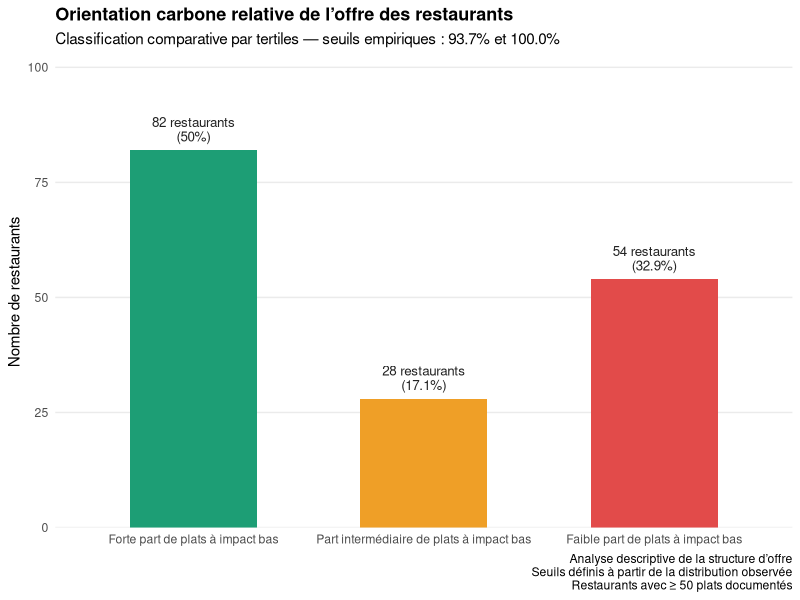
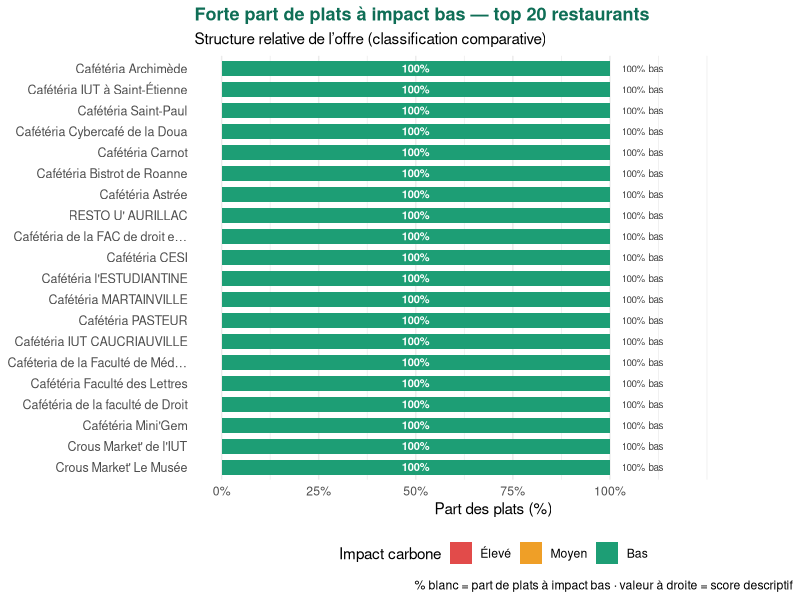
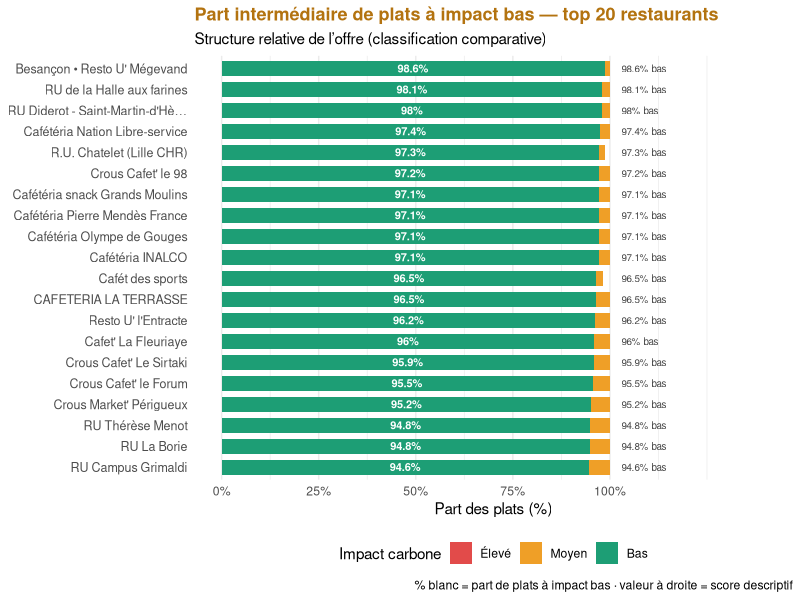
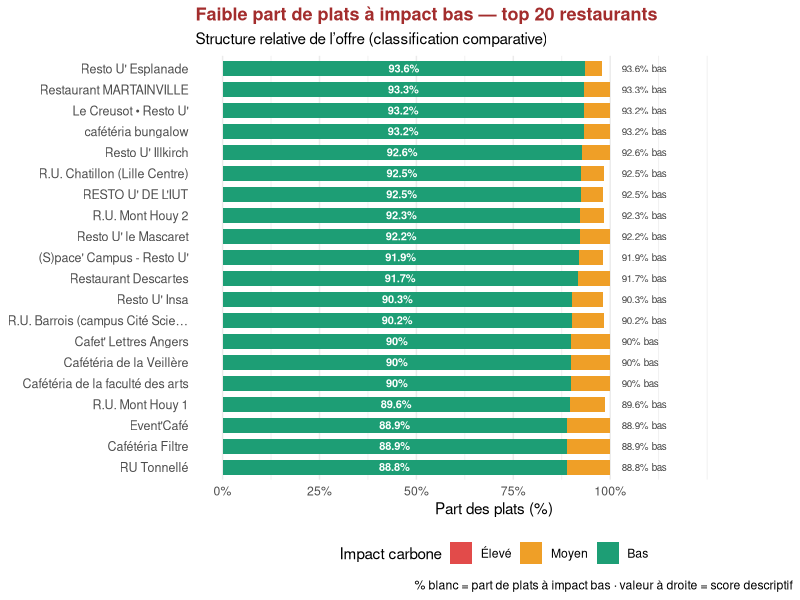

These charts were generated, in order, by the following R code:
## ---- chunk 1
library(tidyverse)
library(ggplot2)
library(lubridate)
library(scales)

# ── Menus
menus <- read_csv("menus_complets_enrichis.csv", show_col_types = FALSE) |>
  mutate(date = as.Date(date, format = "%d/%m/%Y"))

# Vérification rapide
message("Plage dates menus : ", min(menus$date, na.rm=TRUE), " → ", max(menus$date, na.rm=TRUE))
message("Lignes : ", nrow(menus))

# ── Restaurants (jointure
restos <- read_csv("liste_restaurants.csv",
                   show_col_types = FALSE) |>
  select(code, nom, region.libelle) |>
  mutate(
    nom_court = if_else(nchar(nom) > 32,
                         paste0(substr(nom, 1, 30), "…"), nom)
  )

# Fonction utilitaire : join rapide sur menus
join_restos <- function(df) {
  df |> left_join(restos, by = c("restaurant_id" = "code")) |>
    mutate(nom_court = coalesce(nom_court,
                                 paste0("ID ", restaurant_id)))
}
## ---- chunk 2
# Q14 — Structure relative de l’offre selon l’impact carbone des plats
# Classification comparative par tertiles
# Nécessite le bloc INIT exécuté avant

# ── Étape 0 : diagnostic de la distribution réelle
menus |>
  filter(!is.na(impact_carbone)) |>
  count(impact_carbone) |>
  mutate(pct = round(n / sum(n) * 100, 1)) |>
  print()

# ── Étape 1 : calcul de la structure d’offre par restaurant
eco_base <- menus |>
  filter(!is.na(impact_carbone)) |>
  group_by(restaurant_id) |>
  summarise(
    total       = n(),
    n_bas       = sum(impact_carbone == "Bas"),
    n_moyen     = sum(impact_carbone == "Moyen"),
    n_eleve     = sum(impact_carbone == "Élevé"),
    pct_bas     = n_bas   / total * 100,
    pct_moyen   = n_moyen / total * 100,
    pct_eleve   = n_eleve / total * 100,
    .groups     = "drop"
  ) |>
  filter(total >= 50)

# ── Étape 2 : seuils dynamiques (tertiles empiriques)
seuil_bas  <- quantile(eco_base$pct_bas, 0.33)
seuil_haut <- quantile(eco_base$pct_bas, 0.67)

message(sprintf(
  "Seuils empiriques (tertiles) : Faible < %.1f%% · Intermédiaire %.1f–%.1f%% · Forte ≥ %.1f%%",
  seuil_bas, seuil_bas, seuil_haut, seuil_haut
))

# ── Étape 3 : classification descriptive (non normative)
eco_score <- eco_base |>
  mutate(
    profil = case_when(
      pct_bas >= seuil_haut ~ "Forte part de plats à impact bas",
      pct_bas >= seuil_bas  ~ "Part intermédiaire de plats à impact bas",
      TRUE                  ~ "Faible part de plats à impact bas"
    ),
    profil = factor(
      profil,
      levels = c(
        "Forte part de plats à impact bas",
        "Part intermédiaire de plats à impact bas",
        "Faible part de plats à impact bas"
      )
    )
  ) |>
  join_restos()

# Vérification
message("Répartition des profils descriptifs :")
eco_score |> count(profil) |> print()

# ── Graphe 1 : vue macro
resume_profil <- eco_score |>
  count(profil) |>
  mutate(
    pct   = n / sum(n) * 100,
    label = paste0(n, " restaurants\n(", round(pct, 1), "%)")
  )

p_macro <- ggplot(resume_profil,
                  aes(x = profil, y = n, fill = profil)) +
  geom_col(width = 0.55, show.legend = FALSE) +
  geom_text(aes(label = label),
            vjust = -0.35, size = 3.4,
            lineheight = 0.9, colour = "#222") +
  scale_fill_manual(values = c(
    "Forte part de plats à impact bas"        = "#1D9E75",
    "Part intermédiaire de plats à impact bas"= "#EF9F27",
    "Faible part de plats à impact bas"       = "#E24B4A"
  )) +
  scale_y_continuous(expand = expansion(mult = c(0, 0.25))) +
  labs(
    title    = "Orientation carbone relative de l’offre des restaurants",
    subtitle = sprintf(
      "Classification comparative par tertiles — seuils empiriques : %.1f%% et %.1f%%",
      seuil_bas, seuil_haut
    ),
    x = NULL,
    y = "Nombre de restaurants",
    caption =
      "Analyse descriptive de la structure d’offre\nSeuils définis à partir de la distribution observée\nRestaurants avec ≥ 50 plats documentés"
  ) +
  theme_minimal(base_size = 11) +
  theme(
    plot.title         = element_text(size = 13, face = "bold"),
    panel.grid.major.x = element_blank(),
    panel.grid.minor   = element_blank()
  )

print(p_macro)

# ── Fonction commune pour les graphes détaillés
make_profil_plot <- function(profil_cible, couleur_titre, n_top = 20) {

  df <- eco_score |>
    filter(profil == profil_cible) |>
    slice_max(pct_bas, n = n_top, with_ties = FALSE) |>
    arrange(pct_bas) |>
    mutate(nom_court = factor(nom_court, levels = nom_court))

  if (nrow(df) == 0) return(NULL)

  n_affiche <- nrow(df)

  df_long <- df |>
    pivot_longer(c(pct_bas, pct_moyen, pct_eleve),
                 names_to  = "impact",
                 values_to = "pct") |>
    mutate(
      impact = factor(
        impact,
        levels = c("pct_eleve", "pct_moyen", "pct_bas"),
        labels = c("Élevé", "Moyen", "Bas")
      )
    )

  ggplot(df_long, aes(x = nom_court, y = pct, fill = impact)) +
    geom_col(width = 0.72) +
    geom_text(
      data = df,
      aes(x = nom_court, y = pct_bas / 2,
          label = paste0(round(pct_bas, 1), "%")),
      colour = "white", size = 2.8, fontface = "bold",
      inherit.aes = FALSE
    ) +
    geom_text(
      data = df,
      aes(x = nom_court, y = 103,
          label = paste0(round(pct_bas, 1), "% bas")),
      size = 2.5, hjust = 0, colour = "#444",
      inherit.aes = FALSE
    ) +
    scale_fill_manual(
      values = c("Bas" = "#1D9E75",
                 "Moyen" = "#EF9F27",
                 "Élevé" = "#E24B4A"),
      name = "Impact carbone"
    ) +
    scale_y_continuous(
      breaks = seq(0, 100, 25),
      labels = function(x) paste0(x, "%"),
      limits = c(0, 140)
    ) +
    coord_flip() +
    labs(
      title = paste0(
        profil_cible, " — top ", n_affiche, " restaurants"
      ),
      subtitle = "Structure relative de l’offre (classification comparative)",
      x = NULL,
      y = "Part des plats (%)",
      caption =
        "% blanc = part de plats à impact bas · valeur à droite = score descriptif"
    ) +
    theme_minimal(base_size = 11) +
    theme(
      plot.title      = element_text(size = 13, face = "bold",
                                     colour = couleur_titre),
      legend.position = "bottom",
      panel.grid.major.y = element_blank(),
      axis.text.y     = element_text(size = 9)
    )
}

# ── Génération des graphes détaillés
p_fort   <- make_profil_plot(
  "Forte part de plats à impact bas", "#0F6E56"
)
p_inter  <- make_profil_plot(
  "Part intermédiaire de plats à impact bas", "#B37310"
)
p_faible <- make_profil_plot(
  "Faible part de plats à impact bas", "#A32D2D"
)

print(p_fort)
print(p_inter)
print(p_faible)
